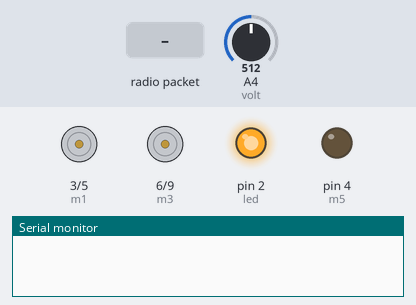
Recording of a sketch running on a simulated Arduino Uno, built with avr-gcc and run on an emulated ATmega328P. On the bench: motor-driver pin pairs drawn as motors (green arrow = first pin HIGH = forward, orange = second pin HIGH = backward, longer = more drive), output pins drawn as LEDs (lit = HIGH), the last lines printed to the serial monitor. The inputs (shaded band) are chosen by the test bench; at power-on: A4 (volt) = 512. No radio packets arrive unless stated.

Above: at 1.2 s.
1.3 s: radio packet "1" arrives
At 2.8 s:
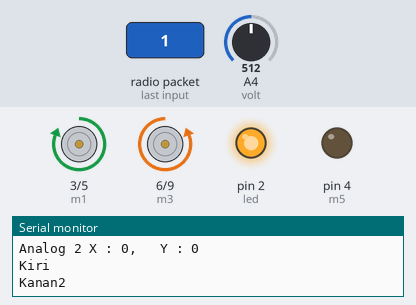
Timing chart, 0 to 4.3 s (numbered marks = the images above; inputs shaded):
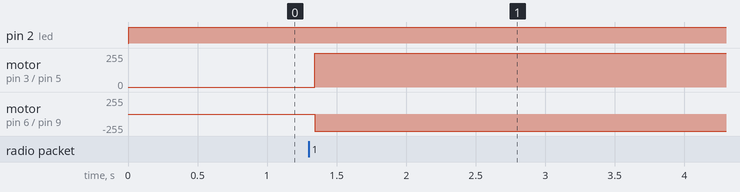

Measured:
- after the input at 1.3 s, motor on pin 3 (m1) / pin 5 (m2): stopped → forward 255/255 at once; motor on pin 6 (m3) / pin 9 (m4): stopped → backward 255/255 at once

The sketch:

Sumobot.ino
```cpp
#include <SPI.h>
#include "RF24.h"

#include "Controller.h"

#define led 2

#define m1 3 //kanan maju
#define m2 5 //kanan mundur
#define m3 6 //kiri maju
#define m4 9 //kiri mundur
#define m5 4 //relay


RF24 myRadio (8, 10);
byte addresses[][6] = {"0"};

Package data;

const int volt = A4; //voltmeter

int v;

float vout = 0.0;
float vin = 0.0;
float R1 = 1000 ; // resistansi R1 (100K)
float R2 = 10000.0; // resistansi R2 (10K)


void setup(){
  pinMode(m1, OUTPUT);
  pinMode(m2, OUTPUT);
  pinMode(m3, OUTPUT);
  pinMode(m4, OUTPUT);
  pinMode(m5, OUTPUT);

  pinMode(led, OUTPUT);

  pinMode(volt, INPUT);

  digitalWrite(m1, LOW);
  digitalWrite(m2, LOW);
  digitalWrite(m3, LOW);
  digitalWrite(m4, LOW);
  digitalWrite(m5, LOW);

  Serial.begin(57600);

  myRadio.begin();
  myRadio.setChannel(115);
  myRadio.setPALevel(RF24_PA_MAX);
  myRadio.setDataRate( RF24_250KBPS );

  myRadio.openReadingPipe(1, addresses[0]);
  myRadio.startListening();
}

void loop() {
    while (myRadio.available()){
        myRadio.read(&data, sizeof(data));
        display_pin_values(data);
        Serial.println("Analog 1 X : " + String(data.Analog_LX) + ",   Y : " + String(data.Analog_LY));
        Serial.println("Analog 2 X : " + String(data.Analog_RX) + ",   Y : " + String(data.Analog_RY));\


        if(data.Analog_LY <= 350) {      //will be TRUE as long as button is pressed
            kiri();
        }
        else if(data.Analog_LY >= 700){
            kiri2();
        } else {
            kiri_berhenti();
        }

        if(data.Analog_RY <= 350){
            kanan2();
        }
        else if(data.Analog_RY >= 700){
            kanan();
        } else {
             kanan_berhenti();
        }

        if(data.Button(B_CIRCLE))
          digitalWrite(m5, HIGH);
        else
          digitalWrite(m5, LOW);

    }

    v = analogRead(volt);

    vout = (v * 5.0) / 1024.0;
    vin = vout / (R2/(R1+R2));

    if (vin <= 11.4)
      digitalWrite(led, HIGH);


    delay(1);
}

void kiri(){
    digitalWrite(m1, HIGH);
    digitalWrite(m2, LOW);
    Serial.println("Kiri");
}
void kiri2(){
    digitalWrite(m1, LOW);
    digitalWrite(m2, HIGH);
    Serial.print("Kiri2");
}
void kanan(){
    digitalWrite(m3, HIGH);
    digitalWrite(m4, LOW);
    Serial.println("Kanan");
}
void kanan2(){
    digitalWrite(m3, LOW);
    digitalWrite(m4, HIGH);
    Serial.println("Kanan2");
}
void maju(){
    digitalWrite(m1, HIGH);
    analogWrite(m2, LOW);
    digitalWrite(m3, HIGH);
    digitalWrite(m4, LOW);
    Serial.println("Kiri");
}
void mundur(){
    digitalWrite(m1, LOW);
    analogWrite(m2, HIGH);
    digitalWrite(m3, LOW);
    digitalWrite(m4, HIGH);
    Serial.println("Kiri");
}
void berhenti(){
    kiri_berhenti();
    kanan_berhenti();
}
void kiri_berhenti(){
    digitalWrite(m1, LOW);
    digitalWrite(m2, LOW);
}
void kanan_berhenti(){
    digitalWrite(m3, LOW);
    digitalWrite(m4, LOW);
}
```

Controller.h
```cpp
#define B_SELECT      15
#define B_START       6
#define B_ANALOG      4
#define B_PAD_UP      11
#define B_PAD_RIGHT   13
#define B_PAD_DOWN    14
#define B_PAD_LEFT    12
#define B_L2          9
#define B_R2          1
#define B_L1          10
#define B_R1          0
#define B_TRIANGLE    2
#define B_CIRCLE      3
#define B_CROSS       7
#define B_SQUARE      5


//Analog Value Tolerance
#define Tolerance   50


typedef struct package Package;

struct package {
    unsigned int pinValues;

    int Analog_LX = 512;
    int Analog_LY = 512;
    int Analog_RX = 512;
    int Analog_RY = 512;

    bool isEqual(Package p){
        if (pinValues != p.pinValues)
            return false;

        if (p.Analog_LX > Analog_LX + Tolerance || p.Analog_LX < Analog_LX - Tolerance)
            return false;
        if (p.Analog_LY > Analog_LY + Tolerance || p.Analog_LY < Analog_LY - Tolerance)
            return false;
        if (p.Analog_RX > Analog_RX + Tolerance || p.Analog_RX < Analog_RX - Tolerance)
            return false;
        if (p.Analog_RY > Analog_RY + Tolerance || p.Analog_RY < Analog_RY - Tolerance)
            return false;

        return true;
    }

    bool Button(byte btnId){
        return (pinValues >> btnId) & 1;
    }
};


void display_pin_values(Package &p)
{
    Serial.print("Pin States:\r\n");

    for(int i = 0; i < 16; i++)
    {
        Serial.print("  Pin-" + String(i) + " : ");

        if((p.pinValues >> i) & 1)
            Serial.print("HIGH");
        else
            Serial.print("LOW");

        Serial.print("\r\n");
    }

    Serial.print("\r\n");
}
```
